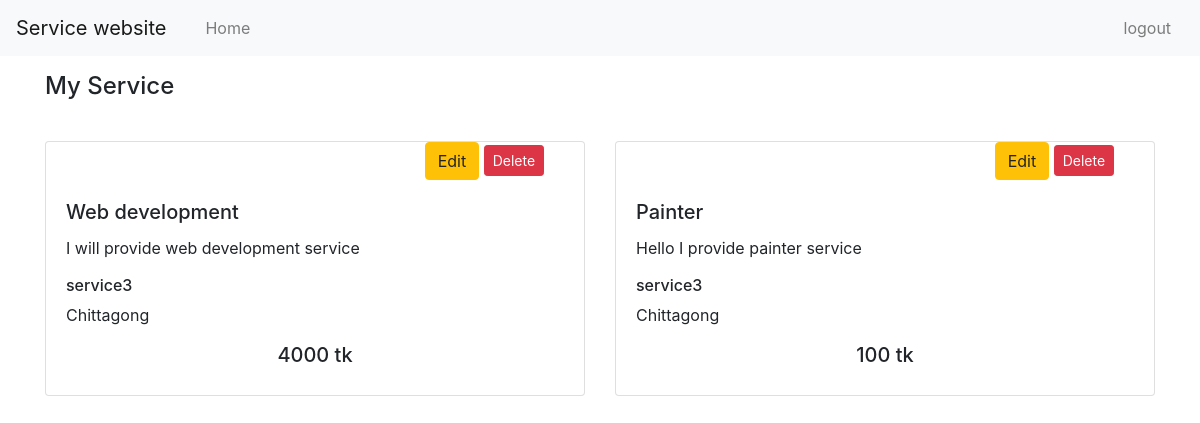
/service/serviceshow/ (signed in), run on the app's committed database.
### service/models.py (models this page shows)
class Sheba(models.Model):
    user = models.ForeignKey(User,on_delete=models.CASCADE)
    servicecategory =(
        ('service1','service1'),
        ('service2','service2'),
        ('service3','service3'),
        ('service4','service4'),
    )
    servicelocation=(
        ('Dhaka','Dhaka'),
        ('Chittagong','Chattagram')
    )
    servicetitle = models.CharField(max_length=100)
    servicedetails = models.CharField(max_length=100)
    servicecategory = models.CharField(max_length=100,choices=servicecategory,default='service1')
    serviceprice = models.IntegerField(max_length=100)
    servicelocation = models.CharField(max_length=10,choices=servicelocation,default='Dhaka')

### service/views.py (the view)
# urls.py: path('serviceshow/', views.serviceshow,name='serviceshow'),
def serviceshow(request):
    service = Sheba.objects.filter(user__id=request.user.id)
    return render(request,'service/myservice.html',{"service":service})

### templates/service/myservice.html (shortened to what this page needs)
<!doctype html>
<html lang="en">
  <head>
    <link rel="stylesheet" href="https://cdn.jsdelivr.net/npm/bootstrap@4.0.0/dist/css/bootstrap.min.css">
  </head>
  <body>
    {% if user.is_authenticated and user.is_seller %}
    <nav class="navbar navbar-expand-lg navbar-light bg-light">
        <a class="navbar-brand" href="#">Service website</a>
        <div class="collapse navbar-collapse" id="navbarNav">
            <div class="col-md-11">
                <ul class="navbar-nav">
                    <li class="nav-item">
                        <a class="nav-link" href="/account/sellerdashboard/">Home</a>
                      </li>
                  </ul>
            </div>
            <div class="col-md-1">
                <ul class="navbar-nav">
                    <li class="nav-item">
                      <a class="nav-link" href="{% url 'logout' %}">logout</a>
                    </li>
                  </ul>
            </div>
        </div>
      </nav>
    <div class="container">
        <h4 class="pt-3">My Service</h4>
          <div class="row pt-3">
            {% for post in service %}
              <div class="col-sm-6 pt-3">
                    <div class="card">
                      <div class="row">
                        <div class="col-8">
                       </div>
                       <div class="col-4">
                        <a class="btn btn-warning" href="{% url 'serviceupdate' post.id %}" role="button">Edit</a>
                        <form action="{% url 'servicedelete' post.id %}" method="post" class="d-inline"> {% csrf_token %}
                          <input type="submit" class="btn btn-danger btn-sm" value="Delete">
                         </form>
                     </div>
                       </div>
                          <div class="card-body">
                            <h5 class="card-title">{{ post.servicetitle }}</h5>
                            <p class="card-text">{{post.servicedetails}}</p>
                            <h6>{{post.servicecategory}}</h6>
                            <h7>{{post.servicelocation}}</h7>
                            <h5 class="text-center pt-3">{{post.serviceprice}} tk</h5>
                          </div>
                    </div>
              </div>
            {% endfor %}
        </div>
        {% else %}
        <script>
        window.location.href = "http://127.0.0.1:8000/account/login/";
        </script>
        {% endif %}
  </body>
</html>

### data on the page
Sheba: servicetitle "Web development", servicedetails "I will provide web development service", servicecategory "service3", servicelocation "Chittagong", serviceprice "4000"
Sheba: servicetitle "Painter", servicedetails "Hello I provide painter service", servicecategory "service3", servicelocation "Chittagong", serviceprice "100"
